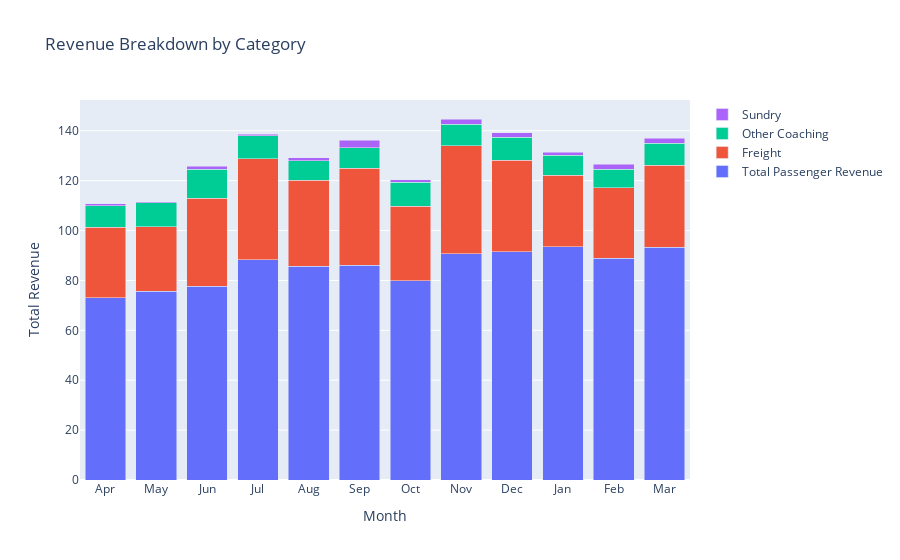

Notebook code cell kept with this figure:
### Code cell
import plotly.graph_objects as go
import datetime
import pandas as pd

def plot_stacked_bar_chart(earnings_df):
    # Group by month and sum the revenue columns
    grouped_data = earnings_df.groupby('earning_month').sum()
    
    # List of months
    months = ['Apr', 'May', 'Jun', 'Jul', 'Aug', 'Sep', 'Oct', 'Nov', 'Dec', 'Jan', 'Feb', 'Mar']
    
    # Extracting required columns
    total_pass = grouped_data['total_pass']
    freight = grouped_data['freight']
    other_coaching = grouped_data['other_coaching']
    sundry = grouped_data['sundry']
    # Add other columns as needed
    
    # Create stacked bar chart
    fig = go.Figure()
    fig.add_trace(go.Bar(
        x=months,
        y=total_pass,
        name='Total Passenger Revenue'
    ))
    fig.add_trace(go.Bar(
        x=months,
        y=freight,
        name='Freight'
    ))
    fig.add_trace(go.Bar(
        x=months,
        y=other_coaching,
        name='Other Coaching'
    ))
    fig.add_trace(go.Bar(
        x=months,
        y=sundry,
        name='Sundry'
    ))
    # Add other traces for additional columns
    
    # Update figure layout
    fig.update_layout(
        barmode='stack',  # Stacked bar chart
        title='Revenue Breakdown by Category',
        xaxis_title='Month',
        yaxis_title='Total Revenue'
    )

    return fig

# Example usage: Assuming earnings_df is your DataFrame containing the necessary data
fig = plot_stacked_bar_chart(earnings_df)
fig.show()

### Figure 1 — Plotly figure (JSON) as saved in the notebook; plotly's stock layout.template omitted (floating-point values rounded to 4 significant figures)
{"data": [{"name": "Total Passenger Revenue", "type": "bar", "x": ["Apr", "May", "Jun", "Jul", "Aug", "Sep", "Oct", "Nov", "Dec", "Jan", "Feb", "Mar"], "y": [73.05, 75.74, 77.74, 88.3, 85.73, 86.01, 79.79, 90.8, 91.42, 93.45, 88.86, 93.3, 88.08, 94.12, 89.98, 118.6, 104.9, 96.08, 99.53, 99.76, 108.0, 106.7]}, {"name": "Freight", "type": "bar", "x": ["Apr", "May", "Jun", "Jul", "Aug", "Sep", "Oct", "Nov", "Dec", "Jan", "Feb", "Mar"], "y": [28.34, 25.69, 35.26, 40.54, 34.4, 38.91, 30.02, 43.15, 36.83, 28.82, 28.25, 32.89, 30.74, 28.04, 36.14, 34.99, 43.98, 40.17, 42.38, 31.11, 40.69, 28.05]}, {"name": "Other Coaching", "type": "bar", "x": ["Apr", "May", "Jun", "Jul", "Aug", "Sep", "Oct", "Nov", "Dec", "Jan", "Feb", "Mar"], "y": [8.58, 9.63, 11.64, 9.07, 7.83, 8.36, 9.57, 8.64, 9.08, 7.98, 7.55, 8.76, 9.81, 9.95, 10.1, 9.23, 9.54, 11.35, 9.88, 11.23, 9.3, 9.77]}, {"name": "Sundry", "type": "bar", "x": ["Apr", "May", "Jun", "Jul", "Aug", "Sep", "Oct", "Nov", "Dec", "Jan", "Feb", "Mar"], "y": [0.76, 0.55, 1.14, 0.71, 1.27, 2.95, 0.99, 2.13, 1.95, 1.1, 1.99, 2.14, 1.23, 1.31, 1.78, 1.86, 1.86, 1.58, 1.07, 1.65, 1.99, 1.33]}], "layout": {"barmode": "stack", "title": {"text": "Revenue Breakdown by Category"}, "xaxis": {"title": {"text": "Month"}}, "yaxis": {"title": {"text": "Total Revenue"}}}}
